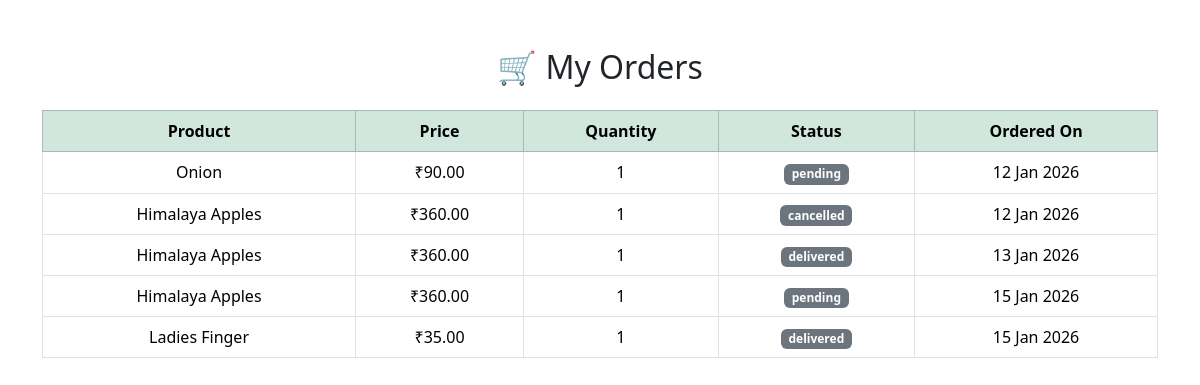
Screenshot of /orders/my-orders/ (signed in) with the database file from the repository.
### orders/models.py (models this page shows, shortened)
class Order(models.Model):
    customer = models.ForeignKey(
        User,
        on_delete=models.CASCADE,
        related_name='customer_orders'
    )
    product = models.ForeignKey(
        Product,
        on_delete=models.CASCADE,
        related_name='product_orders'
    )
    quantity = models.PositiveIntegerField(default=1)
    ordered_at = models.DateTimeField(auto_now_add=True)
    status = models.CharField(
        max_length=20,
        choices=[
            ('pending', 'Pending'),
            ('confirmed', 'Confirmed'),
            ('delivered', 'Delivered'),
            ('cancelled', 'Cancelled'),
        ],
        default='pending'
    )
    invoice = models.FileField(
        upload_to='invoices/',
        null=True,
        blank=True
    )
    notification_sent = models.BooleanField(default=False)

### store/models.py (models this page shows, shortened)
class Product(models.Model):
    CATEGORY_CHOICES = [
        ('fruit', 'Fruit'),
        ('vegetable', 'Vegetable'),
    ]
    farmer = models.ForeignKey(User, on_delete=models.CASCADE)
    name = models.CharField(max_length=100)
    price = models.DecimalField(max_digits=8, decimal_places=2)
    stock = models.IntegerField()
    image = models.ImageField(upload_to='products/')
    description = models.TextField()
    category = models.CharField(
        max_length=20,
        choices=CATEGORY_CHOICES
    )

### orders/views.py (the view)
# urls.py: path('my-orders/', views.my_orders, name='my_orders'),
@login_required
def my_orders(request):
    if request.user.profile.role != 'customer':
        return redirect('home')
    orders = Order.objects.filter(customer=request.user).select_related('product')
    return render(request, 'orders/my_orders.html', {'orders': orders})

### orders/templates/orders/my_orders.html (shortened to what this page needs)
<!DOCTYPE html>
<html lang="en">
<head>
    <link href="https://cdn.jsdelivr.net/npm/bootstrap@5.3.2/dist/css/bootstrap.min.css" rel="stylesheet">
</head>
<body>
<div class="container mt-5">
    <h2 class="text-center mb-4">🛒 My Orders</h2>
    {% if orders %}
        <div class="table-responsive">
            <table class="table table-bordered table-hover align-middle">
                <thead class="table-success text-center">
                    <tr>
                        <th>Product</th>
                        <th>Price</th>
                        <th>Quantity</th>
                        <th>Status</th>
                        <th>Ordered On</th>
                    </tr>
                </thead>
                <tbody>
                    {% for order in orders %}
                    <tr class="text-center">
                        <td>{{ order.product.name }}</td>
                        <td>₹{{ order.product.price }}</td>
                        <td>{{ order.quantity }}</td>
                        <td>
                            {% if order.status == 'Pending' %}
                                <span class="badge bg-warning text-dark">{{ order.status }}</span>
                            {% elif order.status == 'Completed' %}
                                <span class="badge bg-success">{{ order.status }}</span>
                            {% elif order.status == 'Cancelled' %}
                                <span class="badge bg-danger">{{ order.status }}</span>
                            {% else %}
                                <span class="badge bg-secondary">{{ order.status }}</span>
                            {% endif %}
                        </td>
                        <td>{{ order.ordered_at|date:"d M Y" }}</td>
                    </tr>
                    {% endfor %}
                </tbody>
            </table>
        </div>
    {% else %}
        <div class="alert alert-warning text-center">
            No orders available.
        </div>
    {% endif %}
</div>
</body>
</html>

### rows the page displays
Order: product.name "Onion", product.price "90.00", quantity "1", status "pending", ordered_at "12 Jan 2026"
Order: product.name "Himalaya Apples", product.price "360.00", quantity "1", status "cancelled", ordered_at "12 Jan 2026"
Order: product.name "Himalaya Apples", product.price "360.00", quantity "1", status "delivered", ordered_at "13 Jan 2026"
Order: product.name "Himalaya Apples", product.price "360.00", quantity "1", status "pending", ordered_at "15 Jan 2026"
Order: product.name "Ladies Finger", product.price "35.00", quantity "1", status "delivered", ordered_at "15 Jan 2026"
